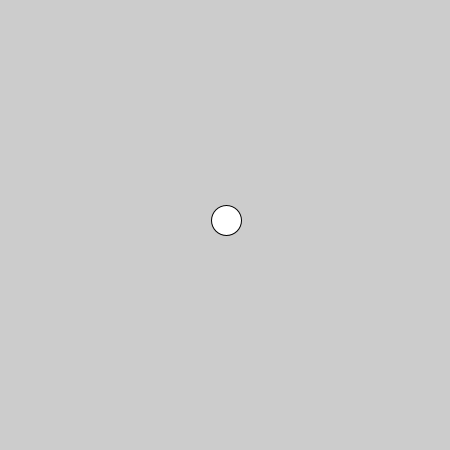
Frame 1 (no input)
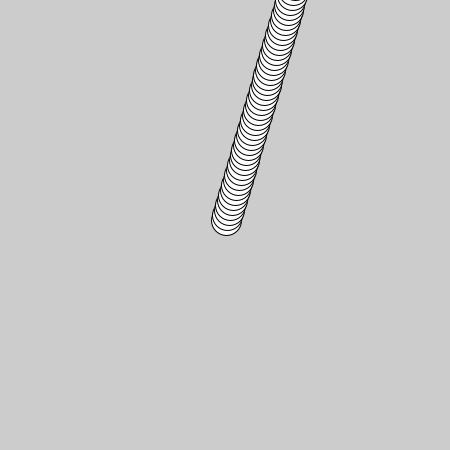
Frame 60 (the mouse pressed at the canvas centre just before this capture)
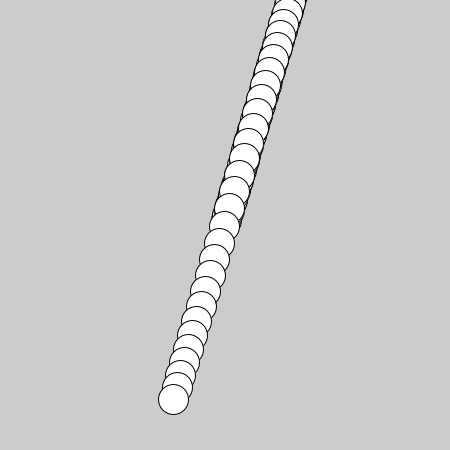
Frame 120 (the mouse held since frame 60 and released just before this capture)

The Processing sketch that drew these frames (run headless with seeded random() and noise(); from frame 60 on, the mouse is pressed at the canvas centre):

// Processing sketch: processing_57352
// ── processing_57352.pde

float x,y;
float velx,vely;
float acel;

void setup() {
size(450,450);
x = width/2;
y = height/2;
    velx = random(-5,5);
    vely = random(-5,-5);
    
    acel = .5;
}

void keyPressed() {
x = width/2;
y = height/2;
    velx = random(-5,5);
    vely = random(-5,5);
}

void draw() {
x += velx;
y += vely;
if (mousePressed){
float acelx,acely;
float dirAcel = atan2(mouseY-y,mouseX-x);
velx += acel*cos(dirAcel);
vely += acel*sin(dirAcel);
}
ellipse(x,y,30,30);
}
